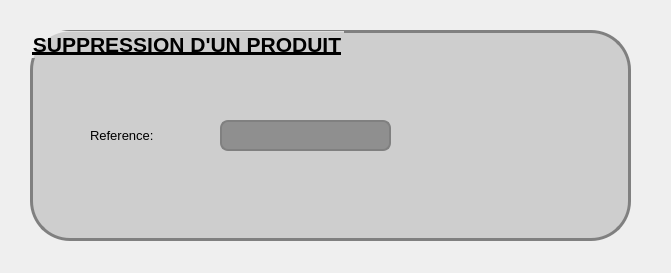
<?xml version="1.0" encoding="UTF-8"?>
<ui version="4.0">
 <class>suppprod</class>
 <widget class="QDialog" name="suppprod">
  <property name="geometry">
   <rect>
    <x>0</x>
    <y>0</y>
    <width>671</width>
    <height>273</height>
   </rect>
  </property>
  <property name="windowTitle">
   <string>Dialog</string>
  </property>
  <property name="styleSheet">
   <string notr="true">#suppprod {
background: url(:/img/fdaffiche.jpg);
}


#groupBox {
border: 3px solid gray;
border-radius: 40px;
background: rgb(206, 206, 206);
}

QLineEdit {
padding: 1px;
border-style: solid;
border: 2px solid gray;
border-radius: 8px;
background-color: rgb(143, 143, 143);

}</string>
  </property>
  <widget class="QGroupBox" name="groupBox">
   <property name="geometry">
    <rect>
     <x>30</x>
     <y>30</y>
     <width>601</width>
     <height>211</height>
    </rect>
   </property>
   <property name="font">
    <font>
     <pointsize>16</pointsize>
     <weight>75</weight>
     <bold>true</bold>
     <underline>true</underline>
    </font>
   </property>
   <property name="title">
    <string>SUPPRESSION D'UN PRODUIT</string>
   </property>
   <widget class="QLineEdit" name="lineEdit_4">
    <property name="geometry">
     <rect>
      <x>190</x>
      <y>90</y>
      <width>171</width>
      <height>31</height>
     </rect>
    </property>
    <property name="font">
     <font>
      <pointsize>10</pointsize>
      <underline>false</underline>
     </font>
    </property>
    <property name="text">
     <string/>
    </property>
   </widget>
   <widget class="QLabel" name="label_7">
    <property name="geometry">
     <rect>
      <x>60</x>
      <y>90</y>
      <width>131</width>
      <height>31</height>
     </rect>
    </property>
    <property name="font">
     <font>
      <pointsize>10</pointsize>
      <underline>false</underline>
     </font>
    </property>
    <property name="text">
     <string>Reference:</string>
    </property>
   </widget>
   <widget class="QPushButton" name="pushButton">
    <property name="geometry">
     <rect>
      <x>510</x>
      <y>140</y>
      <width>91</width>
      <height>81</height>
     </rect>
    </property>
    <property name="styleSheet">
     <string notr="true">#pushButton{
background-color: transparent;
border-image: url(:/boutonok/poubelle.png);
background: none;
border: none;
background-repeat: none;
}</string>
    </property>
    <property name="text">
     <string/>
    </property>
   </widget>
  </widget>
 </widget>
 <resources/>
 <connections>
  <connection>
   <sender>pushButton</sender>
   <signal>clicked()</signal>
   <receiver>suppprod</receiver>
   <slot>reject()</slot>
   <hints>
    <hint type="sourcelabel">
     <x>585</x>
     <y>188</y>
    </hint>
    <hint type="destinationlabel">
     <x>748</x>
     <y>136</y>
    </hint>
   </hints>
  </connection>
 </connections>
</ui>
